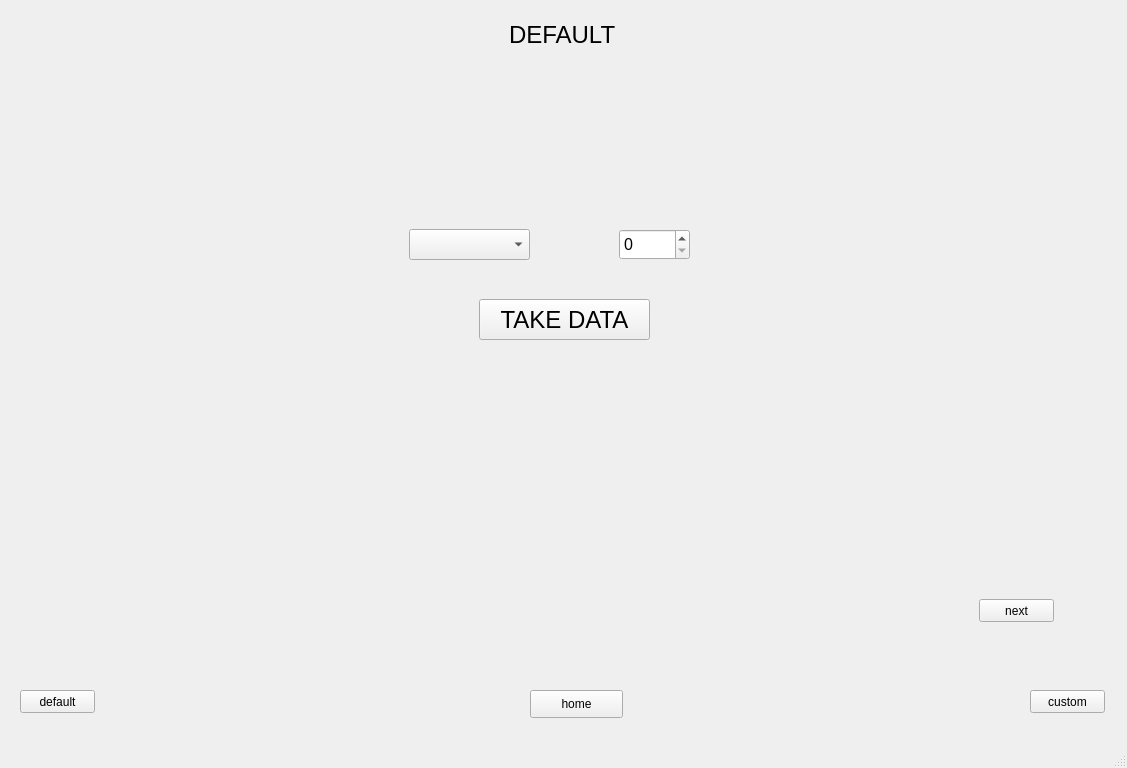
<?xml version="1.0" encoding="UTF-8"?>
<ui version="4.0">
 <class>MainWindow</class>
 <widget class="QMainWindow" name="MainWindow">
  <property name="geometry">
   <rect>
    <x>0</x>
    <y>0</y>
    <width>1127</width>
    <height>768</height>
   </rect>
  </property>
  <property name="windowTitle">
   <string>MainWindow</string>
  </property>
  <widget class="QWidget" name="centralwidget">
   <widget class="QStackedWidget" name="stackedWidget">
    <property name="geometry">
     <rect>
      <x>19</x>
      <y>9</y>
      <width>1091</width>
      <height>671</height>
     </rect>
    </property>
    <property name="currentIndex">
     <number>1</number>
    </property>
    <widget class="QWidget" name="pg_home"/>
    <widget class="QWidget" name="pg_default">
     <widget class="QStackedWidget" name="stackedWidget_2">
      <property name="geometry">
       <rect>
        <x>20</x>
        <y>50</y>
        <width>1051</width>
        <height>581</height>
       </rect>
      </property>
      <widget class="QWidget" name="pg_default_take">
       <widget class="QPushButton" name="btn_default_take">
        <property name="geometry">
         <rect>
          <x>440</x>
          <y>240</y>
          <width>171</width>
          <height>41</height>
         </rect>
        </property>
        <property name="font">
         <font>
          <pointsize>18</pointsize>
         </font>
        </property>
        <property name="text">
         <string>TAKE DATA</string>
        </property>
       </widget>
       <widget class="QComboBox" name="combox_serialport_selector">
        <property name="geometry">
         <rect>
          <x>370</x>
          <y>170</y>
          <width>121</width>
          <height>31</height>
         </rect>
        </property>
       </widget>
       <widget class="QSpinBox" name="inputamount_default_take">
        <property name="geometry">
         <rect>
          <x>580</x>
          <y>170</y>
          <width>71</width>
          <height>31</height>
         </rect>
        </property>
        <property name="font">
         <font>
          <pointsize>12</pointsize>
         </font>
        </property>
       </widget>
       <widget class="QPushButton" name="btn_default_take_next">
        <property name="geometry">
         <rect>
          <x>940</x>
          <y>540</y>
          <width>75</width>
          <height>23</height>
         </rect>
        </property>
        <property name="text">
         <string>next</string>
        </property>
       </widget>
      </widget>
      <widget class="QWidget" name="pg_default_algo">
       <widget class="QPushButton" name="btn_default_nn">
        <property name="geometry">
         <rect>
          <x>440</x>
          <y>140</y>
          <width>201</width>
          <height>81</height>
         </rect>
        </property>
        <property name="font">
         <font>
          <pointsize>18</pointsize>
         </font>
        </property>
        <property name="text">
         <string>NN</string>
        </property>
       </widget>
       <widget class="QPushButton" name="btn_default_svm">
        <property name="geometry">
         <rect>
          <x>440</x>
          <y>230</y>
          <width>201</width>
          <height>71</height>
         </rect>
        </property>
        <property name="font">
         <font>
          <pointsize>18</pointsize>
         </font>
        </property>
        <property name="text">
         <string>SVM</string>
        </property>
       </widget>
       <widget class="QPushButton" name="btn_default_rf">
        <property name="geometry">
         <rect>
          <x>440</x>
          <y>310</y>
          <width>201</width>
          <height>71</height>
         </rect>
        </property>
        <property name="font">
         <font>
          <pointsize>18</pointsize>
         </font>
        </property>
        <property name="text">
         <string>Random Forest</string>
        </property>
       </widget>
       <widget class="QPushButton" name="btn_default_algo_next">
        <property name="geometry">
         <rect>
          <x>940</x>
          <y>540</y>
          <width>75</width>
          <height>23</height>
         </rect>
        </property>
        <property name="text">
         <string>next</string>
        </property>
       </widget>
       <widget class="QPushButton" name="btn_default_algo_back">
        <property name="geometry">
         <rect>
          <x>860</x>
          <y>540</y>
          <width>75</width>
          <height>23</height>
         </rect>
        </property>
        <property name="text">
         <string>back</string>
        </property>
       </widget>
      </widget>
      <widget class="QWidget" name="pg_default_result">
       <widget class="QPushButton" name="btn_default_result_back">
        <property name="geometry">
         <rect>
          <x>950</x>
          <y>540</y>
          <width>75</width>
          <height>23</height>
         </rect>
        </property>
        <property name="text">
         <string>back</string>
        </property>
       </widget>
       <widget class="QWidget" name="grph_default_result" native="true">
        <property name="geometry">
         <rect>
          <x>80</x>
          <y>50</y>
          <width>871</width>
          <height>451</height>
         </rect>
        </property>
       </widget>
      </widget>
     </widget>
     <widget class="QLabel" name="label">
      <property name="geometry">
       <rect>
        <x>490</x>
        <y>10</y>
        <width>131</width>
        <height>31</height>
       </rect>
      </property>
      <property name="font">
       <font>
        <pointsize>18</pointsize>
       </font>
      </property>
      <property name="text">
       <string>DEFAULT</string>
      </property>
     </widget>
    </widget>
    <widget class="QWidget" name="pg_custom">
     <widget class="QStackedWidget" name="stackedWidget_3">
      <property name="geometry">
       <rect>
        <x>30</x>
        <y>40</y>
        <width>1031</width>
        <height>601</height>
       </rect>
      </property>
      <widget class="QWidget" name="pg_custom_take_1">
       <widget class="QPushButton" name="btn_custom_take_1">
        <property name="geometry">
         <rect>
          <x>450</x>
          <y>230</y>
          <width>201</width>
          <height>81</height>
         </rect>
        </property>
        <property name="font">
         <font>
          <pointsize>18</pointsize>
         </font>
        </property>
        <property name="text">
         <string>TAKE DATA</string>
        </property>
       </widget>
      </widget>
      <widget class="QWidget" name="pg_custom_gauss">
       <widget class="QPushButton" name="btn_custom_gauss">
        <property name="geometry">
         <rect>
          <x>450</x>
          <y>240</y>
          <width>171</width>
          <height>71</height>
         </rect>
        </property>
        <property name="font">
         <font>
          <pointsize>18</pointsize>
         </font>
        </property>
        <property name="text">
         <string>GAUSS</string>
        </property>
       </widget>
      </widget>
      <widget class="QWidget" name="pg_custom_feat_select">
       <widget class="QCheckBox" name="ckbx_custom_skew">
        <property name="geometry">
         <rect>
          <x>490</x>
          <y>190</y>
          <width>81</width>
          <height>20</height>
         </rect>
        </property>
        <property name="text">
         <string>skew</string>
        </property>
       </widget>
       <widget class="QCheckBox" name="ckbx_custom_kurt">
        <property name="geometry">
         <rect>
          <x>490</x>
          <y>220</y>
          <width>81</width>
          <height>20</height>
         </rect>
        </property>
        <property name="text">
         <string>kurtosis</string>
        </property>
       </widget>
       <widget class="QCheckBox" name="ckbx_custom_min">
        <property name="geometry">
         <rect>
          <x>490</x>
          <y>250</y>
          <width>81</width>
          <height>20</height>
         </rect>
        </property>
        <property name="text">
         <string>min</string>
        </property>
       </widget>
       <widget class="QCheckBox" name="ckbx_custom_max">
        <property name="geometry">
         <rect>
          <x>490</x>
          <y>280</y>
          <width>81</width>
          <height>20</height>
         </rect>
        </property>
        <property name="text">
         <string>max</string>
        </property>
       </widget>
       <widget class="QCheckBox" name="ckbx_custom_mean">
        <property name="geometry">
         <rect>
          <x>490</x>
          <y>310</y>
          <width>81</width>
          <height>20</height>
         </rect>
        </property>
        <property name="text">
         <string>mean</string>
        </property>
       </widget>
       <widget class="QPushButton" name="btn_custom_feat_done">
        <property name="geometry">
         <rect>
          <x>480</x>
          <y>360</y>
          <width>93</width>
          <height>28</height>
         </rect>
        </property>
        <property name="text">
         <string>done</string>
        </property>
       </widget>
      </widget>
      <widget class="QWidget" name="pg_custom_model_train">
       <widget class="QPushButton" name="btn_custom_train">
        <property name="geometry">
         <rect>
          <x>480</x>
          <y>270</y>
          <width>93</width>
          <height>28</height>
         </rect>
        </property>
        <property name="text">
         <string>Train Modei</string>
        </property>
       </widget>
      </widget>
      <widget class="QWidget" name="pg_custom_take_2">
       <widget class="QPushButton" name="btn_custom_take_2">
        <property name="geometry">
         <rect>
          <x>500</x>
          <y>260</y>
          <width>93</width>
          <height>28</height>
         </rect>
        </property>
        <property name="text">
         <string>take data</string>
        </property>
       </widget>
      </widget>
      <widget class="QWidget" name="pg_custom_algo"/>
      <widget class="QWidget" name="pg_custom_result"/>
     </widget>
     <widget class="QLabel" name="label_2">
      <property name="geometry">
       <rect>
        <x>510</x>
        <y>10</y>
        <width>121</width>
        <height>31</height>
       </rect>
      </property>
      <property name="font">
       <font>
        <pointsize>18</pointsize>
       </font>
      </property>
      <property name="text">
       <string>CUSTOM</string>
      </property>
     </widget>
    </widget>
   </widget>
   <widget class="QPushButton" name="btn_default">
    <property name="geometry">
     <rect>
      <x>20</x>
      <y>690</y>
      <width>75</width>
      <height>23</height>
     </rect>
    </property>
    <property name="text">
     <string>default</string>
    </property>
   </widget>
   <widget class="QPushButton" name="btn_custom">
    <property name="geometry">
     <rect>
      <x>1030</x>
      <y>690</y>
      <width>75</width>
      <height>23</height>
     </rect>
    </property>
    <property name="text">
     <string>custom</string>
    </property>
   </widget>
   <widget class="QPushButton" name="btn_page_home">
    <property name="geometry">
     <rect>
      <x>530</x>
      <y>690</y>
      <width>93</width>
      <height>28</height>
     </rect>
    </property>
    <property name="text">
     <string>home</string>
    </property>
   </widget>
  </widget>
  <widget class="QMenuBar" name="menubar">
   <property name="geometry">
    <rect>
     <x>0</x>
     <y>0</y>
     <width>1127</width>
     <height>23</height>
    </rect>
   </property>
  </widget>
  <widget class="QStatusBar" name="statusbar"/>
 </widget>
 <resources/>
 <connections/>
</ui>
